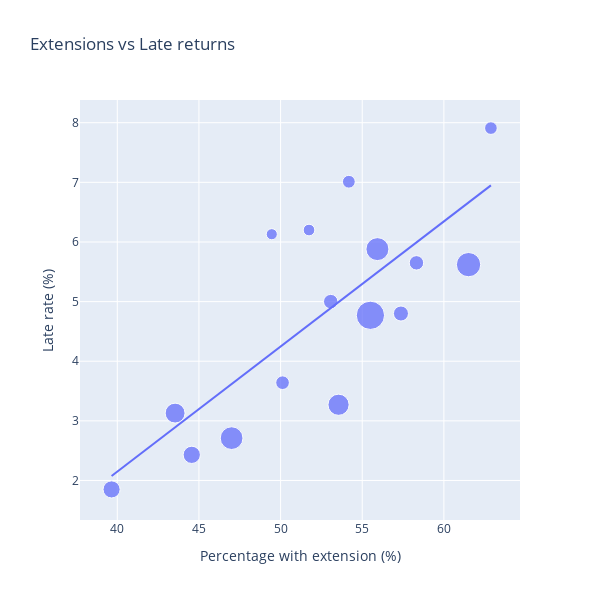

Notebook cell for this chart:
### Markdown cell above
This looks quite interesting. “Bibliothek der Dinge” stands out as a strong outlier, while the remaining media types appear to follow a fairly linear pattern. In the next step, we exclude “Bibliothek der Dinge” and revisit the plot. We also compute the Pearson correlation coefficient.

### Code cell
table_without_bdd = per_media_type_table[per_media_type_table["Medientyp"] != "Bibliothek der Dinge"].copy()

x = table_without_bdd["pct_with_extension"].to_numpy()
y = table_without_bdd["late_rate"].to_numpy()

pearson_coefficient = np.corrcoef(x, y)[0, 1]

print(f"Pearson r: {pearson_coefficient:.3f}")
show_per_media_type_scatter_plot(table_without_bdd)

### Figure 1 — Plotly figure (JSON) as saved in the notebook; plotly's stock layout.template omitted (floating-point values rounded to 4 significant figures)
{"data": [{"customdata": [[6501.0, 90.19], [7115.0, 92.04], [2901.0, 76.85], [1565.0, 69.72], [245200.0, 296.8], [18060.0, 117.0], [321900.0, 332.8], [18450.0, 117.7], [24210.0, 127.6], [644000.0, 450.0], [12150.0, 104.9], [164600.0, 252.2], [121700.0, 223.9], [232600.0, 290.4], [56000.0, 167.9], [53270.0, 165.0]], "hovertemplate": "<b>%{hovertext}</b><br><br>Percent with extension=%{x:.2f}<br>Late rate=%{y:.2f}<br>amount fo loans=%{customdata[0]}<extra></extra>", "hovertext": ["Sprachkurse", "Konsolenspiel", "Blu-Ray", "Kamishibai", "DVD", "Spiele", "Sachbuch", "Tonie", "Fremdsprachige Belletristik", "Kinder u. Jugendbuch", "Zeitschriften", "Kinder u. Jugend-CD", "Comic", "Belletristik", "Hörbuch", "Musik-CD"], "legendgroup": "", "marker": {"color": "#636efa", "size": [90.19, 92.04, 76.85, 69.72, 296.8, 117.0, 332.8, 117.7, 127.6, 450.0, 104.9, 252.2, 223.9, 290.4, 167.9, 165.0], "sizemode": "area", "sizeref": 1.125, "symbol": "circle", "opacity": 0.75}, "mode": "markers", "name": "", "orientation": "v", "showlegend": false, "x": [62.88, 54.18, 51.74, 49.46, 55.93, 58.32, 61.51, 53.07, 57.37, 55.5, 50.12, 53.55, 43.54, 47.0, 44.56, 39.65], "xaxis": "x", "y": [7.91, 7.01, 6.2, 6.13, 5.88, 5.65, 5.62, 5.0, 4.8, 4.77, 3.64, 3.27, 3.13, 2.71, 2.43, 1.85], "yaxis": "y", "type": "scatter"}, {"hovertemplate": "<b>OLS trendline</b><br>late_rate = 0.209749 * pct_with_extension + -6.2406<br>R<sup>2</sup>=0.598144<br><br>Percent with extension=%{x:.2f}<br>Late rate=%{y:.2f} <b>(trend)</b><extra></extra>", "legendgroup": "", "marker": {"color": "#636efa", "symbol": "circle", "opacity": 0.75}, "mode": "lines", "name": "", "showlegend": false, "x": [39.65, 43.54, 44.56, 47.0, 49.46, 50.12, 51.74, 53.07, 53.55, 54.18, 55.5, 55.93, 57.37, 58.32, 61.51, 62.88], "xaxis": "x", "y": [2.076, 2.892, 3.106, 3.618, 4.134, 4.272, 4.612, 4.891, 4.991, 5.124, 5.4, 5.491, 5.793, 5.992, 6.661, 6.948], "yaxis": "y", "type": "scatter"}], "layout": {"xaxis": {"anchor": "y", "domain": [0.0, 1.0], "title": {"text": "Percentage with extension (%)"}}, "yaxis": {"anchor": "x", "domain": [0.0, 1.0], "title": {"text": "Late rate (%)"}}, "legend": {"tracegroupgap": 0, "itemsizing": "constant"}, "title": {"text": "Extensions vs Late returns"}, "width": 600, "height": 600}}
